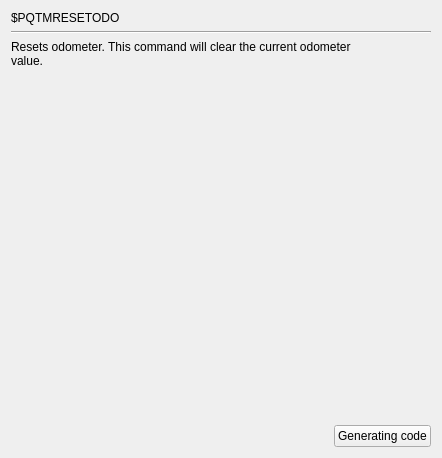
     <widget class="QWidget" name="page_PQTMRESETODO">
      <layout class="QGridLayout" name="gridLayout_35">
       <item row="0" column="0">
        <widget class="QLabel" name="label_506">
         <property name="text">
          <string>$PQTMRESETODO</string>
         </property>
        </widget>
       </item>
       <item row="1" column="0" colspan="3">
        <widget class="Line" name="line_131">
         <property name="orientation">
          <enum>Qt::Horizontal</enum>
         </property>
        </widget>
       </item>
       <item row="2" column="0" colspan="3">
        <widget class="QLabel" name="label_507">
         <property name="text">
          <string>Resets odometer. This command will clear the current odometer 
value.</string>
         </property>
        </widget>
       </item>
       <item row="3" column="2">
        <spacer name="verticalSpacer_131">
         <property name="orientation">
          <enum>Qt::Vertical</enum>
         </property>
         <property name="sizeHint" stdset="0">
          <size>
           <width>20</width>
           <height>351</height>
          </size>
         </property>
        </spacer>
       </item>
       <item row="4" column="1">
        <spacer name="horizontalSpacer_131">
         <property name="orientation">
          <enum>Qt::Horizontal</enum>
         </property>
         <property name="sizeHint" stdset="0">
          <size>
           <width>202</width>
           <height>20</height>
          </size>
         </property>
        </spacer>
       </item>
       <item row="4" column="2">
        <widget class="QPushButton" name="GC_PQTMRESETODO">
         <property name="text">
          <string>Generating code</string>
         </property>
        </widget>
       </item>
      </layout>
     </widget>
